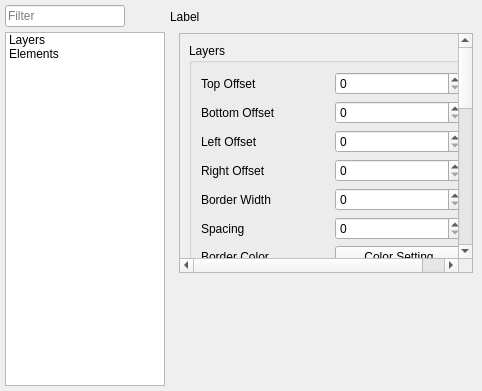
<?xml version="1.0" encoding="UTF-8"?>
<ui version="4.0">
 <class>OptionsDialog</class>
 <widget class="QWidget" name="OptionsDialog">
  <property name="geometry">
   <rect>
    <x>0</x>
    <y>0</y>
    <width>482</width>
    <height>391</height>
   </rect>
  </property>
  <property name="windowTitle">
   <string>Form</string>
  </property>
  <layout class="QHBoxLayout" name="horizontalLayout">
   <property name="spacing">
    <number>0</number>
   </property>
   <property name="leftMargin">
    <number>0</number>
   </property>
   <property name="topMargin">
    <number>0</number>
   </property>
   <property name="rightMargin">
    <number>0</number>
   </property>
   <property name="bottomMargin">
    <number>0</number>
   </property>
   <item>
    <layout class="QVBoxLayout" name="verticalLayout">
     <property name="spacing">
      <number>5</number>
     </property>
     <property name="leftMargin">
      <number>5</number>
     </property>
     <property name="topMargin">
      <number>5</number>
     </property>
     <property name="rightMargin">
      <number>5</number>
     </property>
     <property name="bottomMargin">
      <number>5</number>
     </property>
     <item>
      <widget class="QLineEdit" name="find">
       <property name="sizePolicy">
        <sizepolicy hsizetype="Fixed" vsizetype="Fixed">
         <horstretch>0</horstretch>
         <verstretch>0</verstretch>
        </sizepolicy>
       </property>
       <property name="minimumSize">
        <size>
         <width>120</width>
         <height>0</height>
        </size>
       </property>
       <property name="maximumSize">
        <size>
         <width>120</width>
         <height>16777215</height>
        </size>
       </property>
       <property name="placeholderText">
        <string>Filter</string>
       </property>
      </widget>
     </item>
     <item>
      <widget class="QListWidget" name="list">
       <property name="sizePolicy">
        <sizepolicy hsizetype="Fixed" vsizetype="Expanding">
         <horstretch>0</horstretch>
         <verstretch>0</verstretch>
        </sizepolicy>
       </property>
       <property name="minimumSize">
        <size>
         <width>160</width>
         <height>0</height>
        </size>
       </property>
       <property name="maximumSize">
        <size>
         <width>160</width>
         <height>16777215</height>
        </size>
       </property>
       <property name="viewMode">
        <enum>QListView::ListMode</enum>
       </property>
       <item>
        <property name="text">
         <string>Layers</string>
        </property>
       </item>
       <item>
        <property name="text">
         <string>Elements</string>
        </property>
       </item>
      </widget>
     </item>
    </layout>
   </item>
   <item>
    <layout class="QVBoxLayout" name="verticalLayout_2">
     <property name="topMargin">
      <number>10</number>
     </property>
     <item>
      <widget class="QLabel" name="label">
       <property name="text">
        <string>Label</string>
       </property>
      </widget>
     </item>
     <item>
      <widget class="QStackedWidget" name="stacked">
       <widget class="QWidget" name="layer_page">
        <layout class="QVBoxLayout" name="verticalLayout_5">
         <item>
          <widget class="QScrollArea" name="scrollArea">
           <property name="sizePolicy">
            <sizepolicy hsizetype="Expanding" vsizetype="Fixed">
             <horstretch>0</horstretch>
             <verstretch>0</verstretch>
            </sizepolicy>
           </property>
           <property name="minimumSize">
            <size>
             <width>0</width>
             <height>240</height>
            </size>
           </property>
           <property name="maximumSize">
            <size>
             <width>16777215</width>
             <height>240</height>
            </size>
           </property>
           <property name="widgetResizable">
            <bool>true</bool>
           </property>
           <widget class="QWidget" name="scrollAreaWidgetContents">
            <property name="geometry">
             <rect>
              <x>0</x>
              <y>-98</y>
              <width>283</width>
              <height>683</height>
             </rect>
            </property>
            <layout class="QVBoxLayout" name="verticalLayout_3">
             <item>
              <widget class="QGroupBox" name="layer_group">
               <property name="title">
                <string>Layers</string>
               </property>
               <layout class="QVBoxLayout" name="verticalLayout_6">
                <item>
                 <layout class="QHBoxLayout" name="horizontalLayout_2">
                  <item>
                   <widget class="QLabel" name="label_2">
                    <property name="text">
                     <string>Top Offset</string>
                    </property>
                   </widget>
                  </item>
                  <item>
                   <widget class="QSpinBox" name="layer_top"/>
                  </item>
                 </layout>
                </item>
                <item>
                 <layout class="QHBoxLayout" name="horizontalLayout_3">
                  <item>
                   <widget class="QLabel" name="label_3">
                    <property name="text">
                     <string>Bottom Offset</string>
                    </property>
                   </widget>
                  </item>
                  <item>
                   <widget class="QSpinBox" name="layer_bottom"/>
                  </item>
                 </layout>
                </item>
                <item>
                 <layout class="QHBoxLayout" name="horizontalLayout_4">
                  <item>
                   <widget class="QLabel" name="label_4">
                    <property name="text">
                     <string>Left Offset</string>
                    </property>
                   </widget>
                  </item>
                  <item>
                   <widget class="QSpinBox" name="layer_left"/>
                  </item>
                 </layout>
                </item>
                <item>
                 <layout class="QHBoxLayout" name="horizontalLayout_5">
                  <item>
                   <widget class="QLabel" name="label_5">
                    <property name="text">
                     <string>Right Offset</string>
                    </property>
                   </widget>
                  </item>
                  <item>
                   <widget class="QSpinBox" name="layer_right"/>
                  </item>
                 </layout>
                </item>
                <item>
                 <layout class="QHBoxLayout" name="horizontalLayout_10">
                  <item>
                   <widget class="QLabel" name="label_10">
                    <property name="text">
                     <string>Border Width</string>
                    </property>
                   </widget>
                  </item>
                  <item>
                   <widget class="QSpinBox" name="layer_border_width"/>
                  </item>
                 </layout>
                </item>
                <item>
                 <layout class="QHBoxLayout" name="horizontalLayout_24">
                  <item>
                   <widget class="QLabel" name="label_24">
                    <property name="text">
                     <string>Spacing</string>
                    </property>
                   </widget>
                  </item>
                  <item>
                   <widget class="QSpinBox" name="layer_spacing"/>
                  </item>
                 </layout>
                </item>
                <item>
                 <layout class="QHBoxLayout" name="horizontalLayout_11">
                  <item>
                   <widget class="QLabel" name="label_11">
                    <property name="text">
                     <string>Border Color</string>
                    </property>
                   </widget>
                  </item>
                  <item>
                   <widget class="QPushButton" name="layer_border_color">
                    <property name="text">
                     <string>Color Setting</string>
                    </property>
                   </widget>
                  </item>
                 </layout>
                </item>
                <item>
                 <layout class="QHBoxLayout" name="horizontalLayout_13">
                  <item>
                   <widget class="QLabel" name="label_13">
                    <property name="text">
                     <string>Border Style</string>
                    </property>
                   </widget>
                  </item>
                  <item>
                   <widget class="QComboBox" name="layer_border_style">
                    <item>
                     <property name="text">
                      <string>SolidLine</string>
                     </property>
                    </item>
                    <item>
                     <property name="text">
                      <string>DashLine</string>
                     </property>
                    </item>
                    <item>
                     <property name="text">
                      <string>DotLine</string>
                     </property>
                    </item>
                    <item>
                     <property name="text">
                      <string>DashDotLine</string>
                     </property>
                    </item>
                    <item>
                     <property name="text">
                      <string>DashDotDotLine</string>
                     </property>
                    </item>
                   </widget>
                  </item>
                 </layout>
                </item>
                <item>
                 <layout class="QHBoxLayout" name="horizontalLayout_14">
                  <item>
                   <widget class="QLabel" name="label_14">
                    <property name="text">
                     <string>Background Color</string>
                    </property>
                   </widget>
                  </item>
                  <item>
                   <widget class="QPushButton" name="layer_background_color">
                    <property name="text">
                     <string>Color Setting</string>
                    </property>
                   </widget>
                  </item>
                 </layout>
                </item>
                <item>
                 <layout class="QHBoxLayout" name="horizontalLayout_21">
                  <item>
                   <widget class="QLabel" name="label_21">
                    <property name="text">
                     <string>Background Style</string>
                    </property>
                   </widget>
                  </item>
                  <item>
                   <widget class="QComboBox" name="layer_background_style">
                    <item>
                     <property name="text">
                      <string>SolidPattern</string>
                     </property>
                    </item>
                    <item>
                     <property name="text">
                      <string>Dense1Pattern</string>
                     </property>
                    </item>
                    <item>
                     <property name="text">
                      <string>Dense2Pattern</string>
                     </property>
                    </item>
                    <item>
                     <property name="text">
                      <string>Dense3Pattern</string>
                     </property>
                    </item>
                    <item>
                     <property name="text">
                      <string>Dense4Pattern</string>
                     </property>
                    </item>
                    <item>
                     <property name="text">
                      <string>Dense5Pattern</string>
                     </property>
                    </item>
                    <item>
                     <property name="text">
                      <string>Dense6Pattern</string>
                     </property>
                    </item>
                    <item>
                     <property name="text">
                      <string>Dense7Pattern</string>
                     </property>
                    </item>
                    <item>
                     <property name="text">
                      <string>BoBrush</string>
                     </property>
                    </item>
                    <item>
                     <property name="text">
                      <string>HorPattern</string>
                     </property>
                    </item>
                    <item>
                     <property name="text">
                      <string>VerPattern</string>
                     </property>
                    </item>
                    <item>
                     <property name="text">
                      <string>CrossPattern</string>
                     </property>
                    </item>
                    <item>
                     <property name="text">
                      <string>BDiagPattern</string>
                     </property>
                    </item>
                    <item>
                     <property name="text">
                      <string>FDiagPattern</string>
                     </property>
                    </item>
                    <item>
                     <property name="text">
                      <string>DiagCrossPattern</string>
                     </property>
                    </item>
                    <item>
                     <property name="text">
                      <string>LinearGradientPattern</string>
                     </property>
                    </item>
                    <item>
                     <property name="text">
                      <string>ConicalGradientPattern</string>
                     </property>
                    </item>
                    <item>
                     <property name="text">
                      <string>RadialGradientPattern</string>
                     </property>
                    </item>
                    <item>
                     <property name="text">
                      <string>TexturePattern</string>
                     </property>
                    </item>
                   </widget>
                  </item>
                 </layout>
                </item>
               </layout>
              </widget>
             </item>
             <item>
              <widget class="QGroupBox" name="elements_group">
               <property name="title">
                <string>Elements</string>
               </property>
               <layout class="QVBoxLayout" name="verticalLayout_7">
                <item>
                 <layout class="QHBoxLayout" name="horizontalLayout_22">
                  <item>
                   <widget class="QLabel" name="label_22">
                    <property name="text">
                     <string>Elements</string>
                    </property>
                   </widget>
                  </item>
                  <item>
                   <widget class="QComboBox" name="elements"/>
                  </item>
                 </layout>
                </item>
                <item>
                 <layout class="QHBoxLayout" name="horizontalLayout_18">
                  <item>
                   <widget class="QLabel" name="label_18">
                    <property name="text">
                     <string>Top Offset</string>
                    </property>
                   </widget>
                  </item>
                  <item>
                   <widget class="QSpinBox" name="elements_top"/>
                  </item>
                 </layout>
                </item>
                <item>
                 <layout class="QHBoxLayout" name="horizontalLayout_16">
                  <item>
                   <widget class="QLabel" name="label_16">
                    <property name="text">
                     <string>Bottom Offset</string>
                    </property>
                   </widget>
                  </item>
                  <item>
                   <widget class="QSpinBox" name="elements_bottom"/>
                  </item>
                 </layout>
                </item>
                <item>
                 <layout class="QHBoxLayout" name="horizontalLayout_17">
                  <item>
                   <widget class="QLabel" name="label_17">
                    <property name="text">
                     <string>Left Offset</string>
                    </property>
                   </widget>
                  </item>
                  <item>
                   <widget class="QSpinBox" name="elements_left"/>
                  </item>
                 </layout>
                </item>
                <item>
                 <layout class="QHBoxLayout" name="horizontalLayout_15">
                  <item>
                   <widget class="QLabel" name="label_15">
                    <property name="text">
                     <string>Right Offset</string>
                    </property>
                   </widget>
                  </item>
                  <item>
                   <widget class="QSpinBox" name="elements_right"/>
                  </item>
                 </layout>
                </item>
                <item>
                 <layout class="QHBoxLayout" name="horizontalLayout_27">
                  <item>
                   <widget class="QLabel" name="label_27">
                    <property name="text">
                     <string>Spacing</string>
                    </property>
                   </widget>
                  </item>
                  <item>
                   <widget class="QSpinBox" name="elements_spacing"/>
                  </item>
                 </layout>
                </item>
                <item>
                 <layout class="QHBoxLayout" name="horizontalLayout_19">
                  <item>
                   <widget class="QLabel" name="label_19">
                    <property name="text">
                     <string>Border Width</string>
                    </property>
                   </widget>
                  </item>
                  <item>
                   <widget class="QSpinBox" name="elements_border_width"/>
                  </item>
                 </layout>
                </item>
                <item>
                 <layout class="QHBoxLayout" name="horizontalLayout_20">
                  <item>
                   <widget class="QLabel" name="label_20">
                    <property name="text">
                     <string>Border Color</string>
                    </property>
                   </widget>
                  </item>
                  <item>
                   <widget class="QPushButton" name="elements_border_color">
                    <property name="text">
                     <string>Color Setting</string>
                    </property>
                   </widget>
                  </item>
                 </layout>
                </item>
                <item>
                 <layout class="QHBoxLayout" name="horizontalLayout_23">
                  <item>
                   <widget class="QLabel" name="label_23">
                    <property name="text">
                     <string>Border Style</string>
                    </property>
                   </widget>
                  </item>
                  <item>
                   <widget class="QComboBox" name="elements_border_style">
                    <item>
                     <property name="text">
                      <string>SolidLine</string>
                     </property>
                    </item>
                    <item>
                     <property name="text">
                      <string>DashLine</string>
                     </property>
                    </item>
                    <item>
                     <property name="text">
                      <string>DotLine</string>
                     </property>
                    </item>
                    <item>
                     <property name="text">
                      <string>DashDotLine</string>
                     </property>
                    </item>
                    <item>
                     <property name="text">
                      <string>DashDotDotLine</string>
                     </property>
                    </item>
                   </widget>
                  </item>
                 </layout>
                </item>
                <item>
                 <layout class="QHBoxLayout" name="horizontalLayout_12">
                  <item>
                   <widget class="QLabel" name="label_12">
                    <property name="text">
                     <string>Background Color</string>
                    </property>
                   </widget>
                  </item>
                  <item>
                   <widget class="QPushButton" name="elements_background_color">
                    <property name="text">
                     <string>Color Setting</string>
                    </property>
                   </widget>
                  </item>
                 </layout>
                </item>
                <item>
                 <layout class="QHBoxLayout" name="horizontalLayout_25">
                  <item>
                   <widget class="QLabel" name="label_25">
                    <property name="text">
                     <string>Background Style</string>
                    </property>
                   </widget>
                  </item>
                  <item>
                   <widget class="QComboBox" name="elements_background_style">
                    <item>
                     <property name="text">
                      <string>SolidPattern</string>
                     </property>
                    </item>
                    <item>
                     <property name="text">
                      <string>Dense1Pattern</string>
                     </property>
                    </item>
                    <item>
                     <property name="text">
                      <string>Dense2Pattern</string>
                     </property>
                    </item>
                    <item>
                     <property name="text">
                      <string>Dense3Pattern</string>
                     </property>
                    </item>
                    <item>
                     <property name="text">
                      <string>Dense4Pattern</string>
                     </property>
                    </item>
                    <item>
                     <property name="text">
                      <string>Dense5Pattern</string>
                     </property>
                    </item>
                    <item>
                     <property name="text">
                      <string>Dense6Pattern</string>
                     </property>
                    </item>
                    <item>
                     <property name="text">
                      <string>Dense7Pattern</string>
                     </property>
                    </item>
                    <item>
                     <property name="text">
                      <string>BoBrush</string>
                     </property>
                    </item>
                    <item>
                     <property name="text">
                      <string>HorPattern</string>
                     </property>
                    </item>
                    <item>
                     <property name="text">
                      <string>VerPattern</string>
                     </property>
                    </item>
                    <item>
                     <property name="text">
                      <string>CrossPattern</string>
                     </property>
                    </item>
                    <item>
                     <property name="text">
                      <string>BDiagPattern</string>
                     </property>
                    </item>
                    <item>
                     <property name="text">
                      <string>FDiagPattern</string>
                     </property>
                    </item>
                    <item>
                     <property name="text">
                      <string>DiagCrossPattern</string>
                     </property>
                    </item>
                    <item>
                     <property name="text">
                      <string>LinearGradientPattern</string>
                     </property>
                    </item>
                    <item>
                     <property name="text">
                      <string>ConicalGradientPattern</string>
                     </property>
                    </item>
                    <item>
                     <property name="text">
                      <string>RadialGradientPattern</string>
                     </property>
                    </item>
                    <item>
                     <property name="text">
                      <string>TexturePattern</string>
                     </property>
                    </item>
                   </widget>
                  </item>
                 </layout>
                </item>
                <item>
                 <layout class="QHBoxLayout" name="horizontalLayout_26">
                  <item>
                   <widget class="QLabel" name="label_26">
                    <property name="text">
                     <string>Font</string>
                    </property>
                   </widget>
                  </item>
                  <item>
                   <widget class="QFontComboBox" name="element_font"/>
                  </item>
                 </layout>
                </item>
               </layout>
              </widget>
             </item>
            </layout>
           </widget>
          </widget>
         </item>
         <item>
          <widget class="QWidget" name="canvas" native="true">
           <property name="sizePolicy">
            <sizepolicy hsizetype="Preferred" vsizetype="Expanding">
             <horstretch>0</horstretch>
             <verstretch>0</verstretch>
            </sizepolicy>
           </property>
           <property name="minimumSize">
            <size>
             <width>0</width>
             <height>72</height>
            </size>
           </property>
          </widget>
         </item>
        </layout>
       </widget>
       <widget class="QWidget" name="element_page">
        <widget class="QGroupBox" name="groupBox_2">
         <property name="geometry">
          <rect>
           <x>10</x>
           <y>20</y>
           <width>291</width>
           <height>131</height>
          </rect>
         </property>
         <property name="title">
          <string>Elements</string>
         </property>
         <layout class="QVBoxLayout" name="verticalLayout_4">
          <item>
           <layout class="QHBoxLayout" name="horizontalLayout_6">
            <item>
             <widget class="QLabel" name="label_6">
              <property name="text">
               <string>Element Top Offset</string>
              </property>
             </widget>
            </item>
            <item>
             <widget class="QSpinBox" name="spinBox_5"/>
            </item>
           </layout>
          </item>
          <item>
           <layout class="QHBoxLayout" name="horizontalLayout_7">
            <item>
             <widget class="QLabel" name="label_7">
              <property name="text">
               <string>Element Bottom Offset</string>
              </property>
             </widget>
            </item>
            <item>
             <widget class="QSpinBox" name="spinBox_6"/>
            </item>
           </layout>
          </item>
          <item>
           <layout class="QHBoxLayout" name="horizontalLayout_8">
            <item>
             <widget class="QLabel" name="label_8">
              <property name="text">
               <string>Element Left Offset</string>
              </property>
             </widget>
            </item>
            <item>
             <widget class="QSpinBox" name="spinBox_7"/>
            </item>
           </layout>
          </item>
          <item>
           <layout class="QHBoxLayout" name="horizontalLayout_9">
            <item>
             <widget class="QLabel" name="label_9">
              <property name="text">
               <string>Element Eight Offset</string>
              </property>
             </widget>
            </item>
            <item>
             <widget class="QSpinBox" name="spinBox_8"/>
            </item>
           </layout>
          </item>
         </layout>
        </widget>
       </widget>
      </widget>
     </item>
    </layout>
   </item>
  </layout>
 </widget>
 <resources/>
 <connections/>
</ui>
